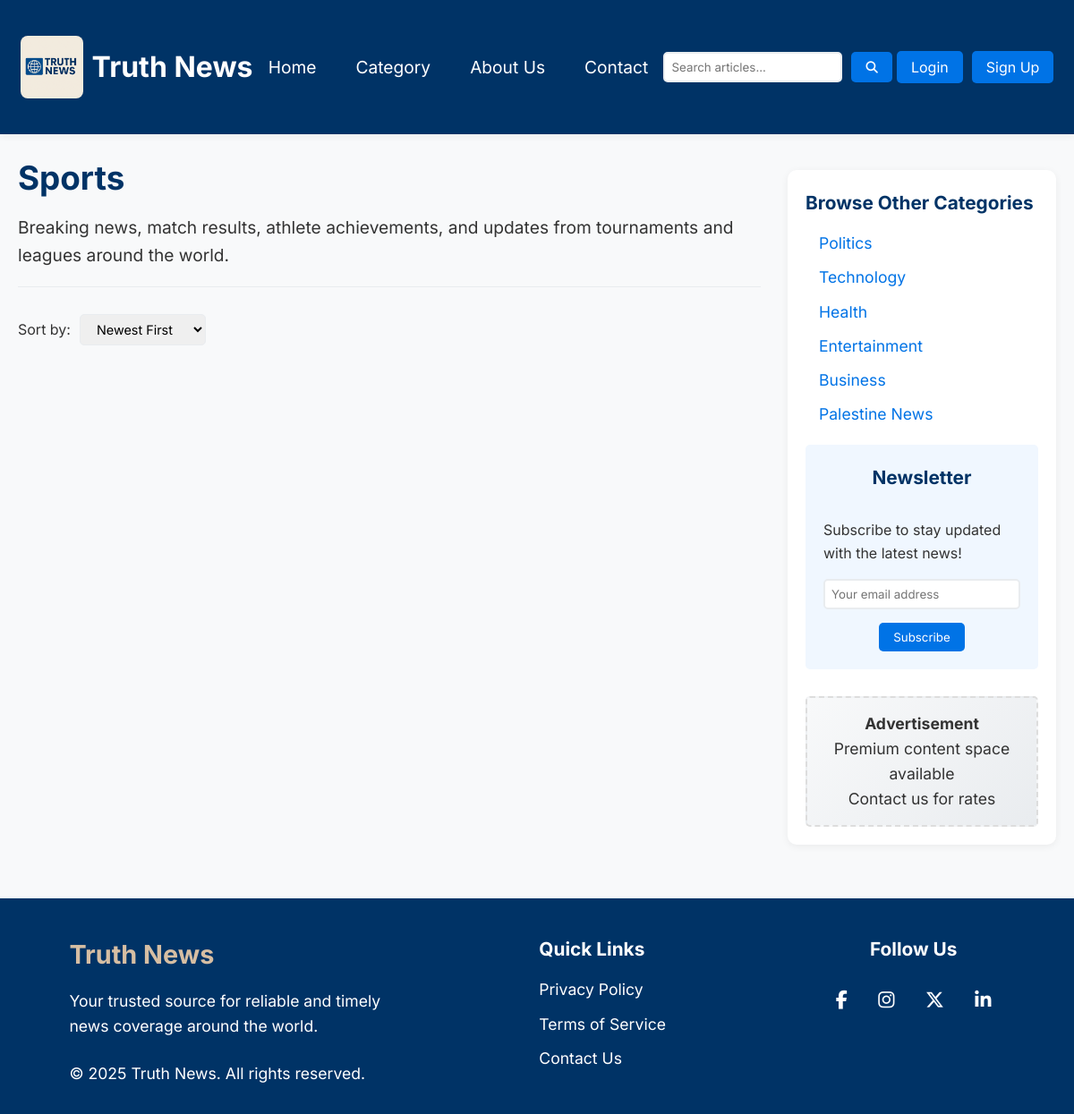
/category.php?id=2, run on the app's committed database.
### tables this page shows
CREATE TABLE categories(
    category_id INT PRIMARY KEY,
    category_name VARCHAR(50) NOT NULL,
    category_description VARCHAR(255) NOT NULL
);

### category.php (the view, shortened to what this page needs)
<?php
include 'config/db.php';
if(isset($_GET['id'])){
    $category_id = intval($_GET['id']);
    $category_sql = "SELECT * FROM categories WHERE category_id = $category_id";
    $category_result = mysqli_query($connection, $category_sql);
    $category_details = mysqli_fetch_assoc($category_result);
} else {
    die("Category ID not provided.");
}
?>
<?php include 'includes/header.php'; ?>
<div class="layout-container">
    <main>
        <div class="category-header">
            <h1><?php echo htmlspecialchars($category_details['category_name']); ?></h1>
            <p class="category-description"><?php echo htmlspecialchars($category_details['category_description']); ?></p>
        </div>
        <div class="category-sorting">
            <span>Sort by:</span>
            <select>
                <option>Newest First</option>
            </select>
        </div>
    </main>
    <aside class="sidebar">
        <h3>Browse Other Categories</h3>
        <ul class="related-categories">
            <?php foreach ($categories as $related): ?>
                <?php if ($related['category_id'] != $category_id): ?>
                    <li>
                        <a href="category.php?id=<?php echo $related['category_id']; ?>">
                            <?php echo htmlspecialchars($related['category_name']); ?>
                        </a>
                    </li>
                <?php endif; ?>
            <?php endforeach; ?>
        </ul>
        <div class="newsletter">
            <h3>Newsletter</h3>
            <p>Subscribe to stay updated with the latest news!</p>
            <input type="email" placeholder="Your email address">
            <button>Subscribe</button>
        </div>
        <div class="ad">
            <p><strong>Advertisement</strong><br>
            Premium content space available<br>
            Contact us for rates</p>
        </div>
    </aside>
</div>
<?php include 'includes/footer.php'; ?>

### assets/styles.css (style rules this page uses)
:root { --primary-color: #003366; --secondary-color: #0073e6; --accent-color: #d6bea3; --button-hover: #005bb5; --text-color: #333; --bg-color: #f8f9fa; --border-color: #e9ecef; --shadow: 0 2px 8px rgba(0,0,0,0.06); --shadow-hover: 0 6px 12px rgba(0,0,0,0.1); }
* { margin: 0; padding: 0; box-sizing: border-box; font-family: 'Inter', sans-serif; }
body { background-color: var(--bg-color); color: var(--text-color); line-height: 1.6; }
h1 { font-size: 2rem; }
h3 { font-size: 1.3rem; color: var(--primary-color); }
p, a { font-size: 1.1rem; color: var(--text-color); }
button { padding: 8px 16px; background-color: var(--secondary-color); border: none; border-radius: 5px; color: white; cursor: pointer; transition: background-color 0.3s ease; }
.layout-container { max-width: 1200px; margin: 0 auto; padding: 20px; display: grid; grid-template-columns: 1fr 300px; gap: 30px; }
.sidebar { background: white; padding: 20px; margin: 20px 0; border-radius: 10px; box-shadow: var(--shadow); position: sticky; top: 160px; height: fit-content; }
.sidebar h3 { margin-bottom: 15px; }
.sidebar ul { list-style: none; margin-bottom: 20px; }
.sidebar ul li { margin-bottom: 10px; padding-left: 15px; position: relative; }
.sidebar ul li a { text-decoration: none; color: var(--secondary-color); transition: color 0.3s ease; }
.sidebar .ad { background: linear-gradient(135deg, #f8f9fa, #e9ecef); padding: 15px; text-align: center; color: #666; border: 2px dashed #ddd; border-radius: 5px; }
.newsletter { background-color: #f0f7ff; padding: 20px; border-radius: 5px; margin-bottom: 30px; display: flex; flex-direction: column; align-items: center; gap: 15px; }
.newsletter p { font-size: 1rem; }
.newsletter input { width: 100%; padding: 7px; border: 2px solid var(--border-color); color: var(--text-color); border-radius: 5px; }
.category-header { margin-bottom: 30px; padding-bottom: 20px; border-bottom: 1px solid var(--border-color); }
.category-header h1 { font-size: 2.3rem; color: var(--primary-color); margin-bottom: 10px; }
.category-description { font-size: 1.2rem; }
.category-sorting { margin-bottom: 20px; display: flex; align-items: center; gap: 10px; }
.category-sorting select { padding: 7px 14px; border-radius: 5px; border: 1px solid var(--border-color); font-size: 0.9rem; }

### data on the page
categories: category_name "Sports", category_description "Breaking news, match results, athlete achievements, and updates from tournaments and leagues around the world."
categories: category_name "Politics"
categories: category_name "Technology"
categories: category_name "Health"
categories: category_name "Entertainment"
categories: category_name "Business"
categories: category_name "Palestine News"
